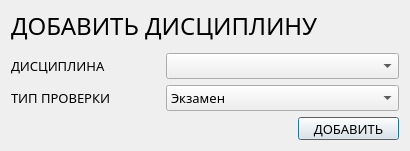
<?xml version="1.0" encoding="UTF-8"?>
<ui version="4.0">
 <class>Dialog</class>
 <widget class="QDialog" name="Dialog">
  <property name="geometry">
   <rect>
    <x>0</x>
    <y>0</y>
    <width>410</width>
    <height>151</height>
   </rect>
  </property>
  <property name="windowTitle">
   <string>Dialog</string>
  </property>
  <layout class="QVBoxLayout" name="verticalLayout">
   <item>
    <widget class="QLabel" name="label_head">
     <property name="minimumSize">
      <size>
       <width>0</width>
       <height>30</height>
      </size>
     </property>
     <property name="font">
      <font>
       <family>Google Sans</family>
       <pointsize>18</pointsize>
      </font>
     </property>
     <property name="text">
      <string>ДОБАВИТЬ ДИСЦИПЛИНУ</string>
     </property>
    </widget>
   </item>
   <item>
    <spacer name="verticalSpacer">
     <property name="orientation">
      <enum>Qt::Vertical</enum>
     </property>
     <property name="sizeHint" stdset="0">
      <size>
       <width>20</width>
       <height>40</height>
      </size>
     </property>
    </spacer>
   </item>
   <item>
    <layout class="QHBoxLayout" name="horizontalLayout_2">
     <item>
      <widget class="QLabel" name="label_discipline">
       <property name="minimumSize">
        <size>
         <width>149</width>
         <height>23</height>
        </size>
       </property>
       <property name="maximumSize">
        <size>
         <width>149</width>
         <height>23</height>
        </size>
       </property>
       <property name="font">
        <font>
         <family>Google Sans</family>
         <pointsize>10</pointsize>
        </font>
       </property>
       <property name="text">
        <string>ДИСЦИПЛИНА</string>
       </property>
      </widget>
     </item>
     <item>
      <widget class="QComboBox" name="combo_box_discioline">
       <property name="font">
        <font>
         <family>Google Sans</family>
         <pointsize>10</pointsize>
        </font>
       </property>
      </widget>
     </item>
    </layout>
   </item>
   <item>
    <layout class="QHBoxLayout" name="horizontalLayout">
     <item>
      <widget class="QLabel" name="label_mark">
       <property name="minimumSize">
        <size>
         <width>149</width>
         <height>23</height>
        </size>
       </property>
       <property name="maximumSize">
        <size>
         <width>149</width>
         <height>23</height>
        </size>
       </property>
       <property name="font">
        <font>
         <family>Google Sans</family>
         <pointsize>10</pointsize>
        </font>
       </property>
       <property name="text">
        <string>ТИП ПРОВЕРКИ</string>
       </property>
      </widget>
     </item>
     <item>
      <widget class="QComboBox" name="combo_box_mark">
       <property name="font">
        <font>
         <family>Google Sans</family>
         <pointsize>10</pointsize>
        </font>
       </property>
       <item>
        <property name="text">
         <string>Экзамен</string>
        </property>
       </item>
       <item>
        <property name="text">
         <string>Зачёт</string>
        </property>
       </item>
      </widget>
     </item>
    </layout>
   </item>
   <item>
    <layout class="QHBoxLayout" name="horizontalLayout_3">
     <item>
      <spacer name="horizontalSpacer">
       <property name="orientation">
        <enum>Qt::Horizontal</enum>
       </property>
       <property name="sizeHint" stdset="0">
        <size>
         <width>40</width>
         <height>20</height>
        </size>
       </property>
      </spacer>
     </item>
     <item>
      <widget class="QPushButton" name="button_ok">
       <property name="minimumSize">
        <size>
         <width>101</width>
         <height>23</height>
        </size>
       </property>
       <property name="font">
        <font>
         <family>Google Sans</family>
         <pointsize>10</pointsize>
        </font>
       </property>
       <property name="text">
        <string>ДОБАВИТЬ</string>
       </property>
      </widget>
     </item>
    </layout>
   </item>
  </layout>
 </widget>
 <resources/>
 <connections/>
</ui>
